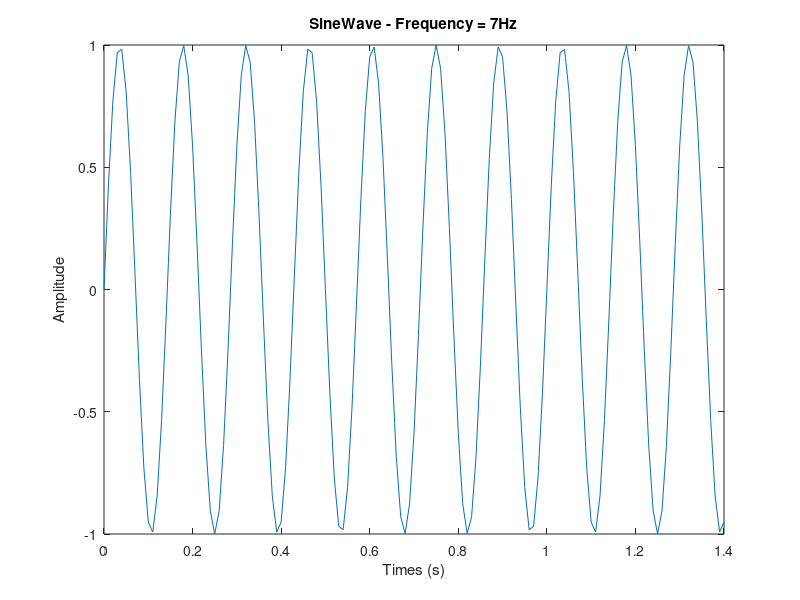
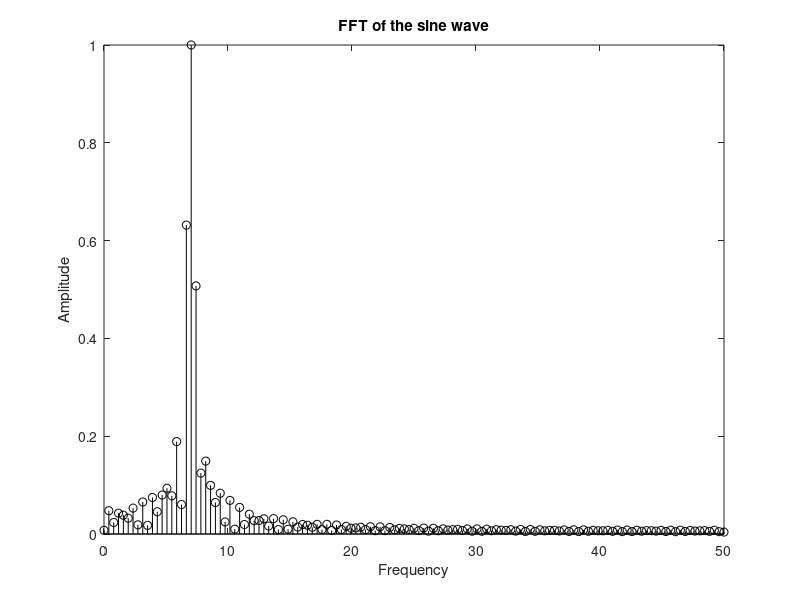

The MATLAB script that drew these images, in order:
%(FFT)
 
%Author: Mathuranathan for http://www.gaussianwaves.com
 
%License - Creative Commons - cc-by-nc-sa 3.0
clc;
clear all;
close all;
 
 
observationTime=1.4; %Input : Observation time interval change it to 100 and 1.4
 
%and see the effect on FFT
 
Fx=7; %Frequency of the sinusoid
 
Fs=100; %Sampling Frequency
t=0:1/Fs:observationTime;
x=1*sin(2*pi*Fx*t);
plot(t,x)
title('SineWave - Frequency = 7Hz');
xlabel('Times (s)');ylabel('Amplitude');
 
%Perform FFT
 
NFFX=2.^(ceil(log(length(x))/log(2)));
FFTX=fft(x,NFFX);%pad with zeros
NumUniquePts=ceil((NFFX+1)/2);
FFTX=FFTX(1:NumUniquePts);
MY=abs(FFTX);
MY=MY*2;
MY(1)=MY(1)/2;
MY(length(MY))=MY(length(MY))/2;
MY=MY/length(x);
f1=(0:NumUniquePts-1)*Fs/NFFX;
 
figure;
stem(f1,MY,'k');
title('FFT of the sine wave');
axis([0 50 0 1]);
xlabel('Frequency');ylabel('Amplitude');